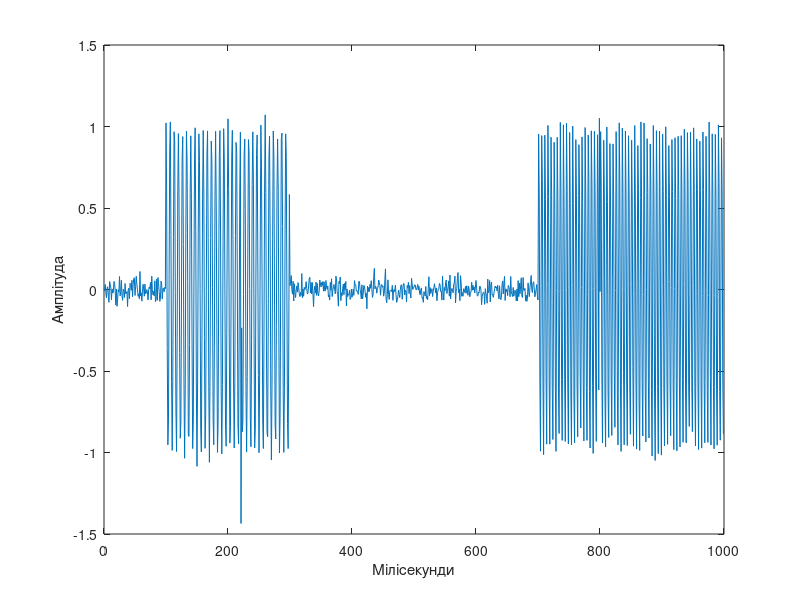
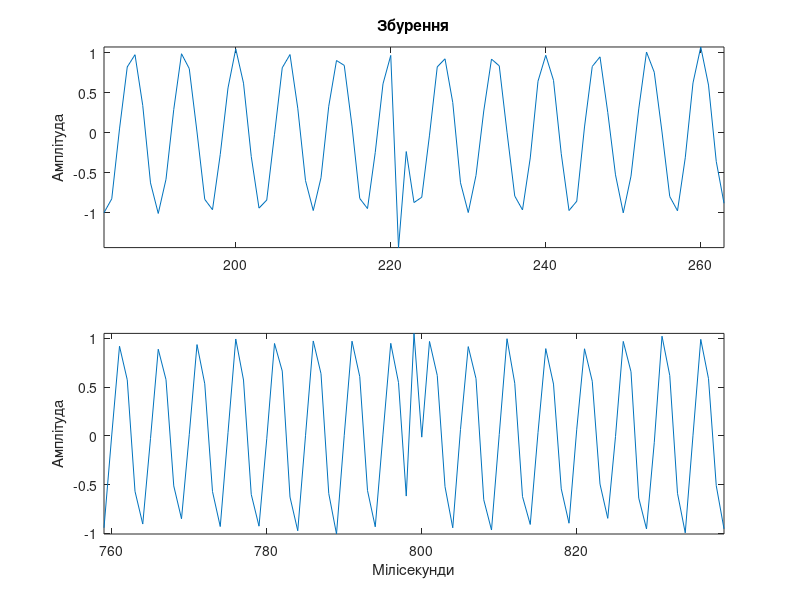

These charts were generated, in order, by the following MATLAB code: (Note: this script raises an error after producing the figures.)
% Порівняльне дослідження неперервного вейвлет-перетворення і 
% віконного (короткого) Фур'є-перетворення 

dt=0.001;  t=0:dt:1-dt;  % Вектор часових відліків
% Сигнал для дослідження
x = cos(2*pi*150*t).*(t>=0.1 & t<0.3)+sin(2*pi*200*t).*(t>0.7);
x = x + 0.04*randn(size(t));  % Додавання шуму
x([222 800]) = x([222 800 ])+[-2 2];  % Додавання збурення

 figure;  plot(t.*1000,x);  % Графік сигналу
xlabel('Мілісекунди'); ylabel('Амплітуда');
figure;  % Графіки фрагментів сигналу зі збуренням
subplot(2,1,1); plot(t(184:264).*1000, x(184:264));
ylabel('Амплітуда'); title('Збурення'); axis tight;
subplot(2,1,2); plot(t(760:840).*1000, x(760:840));
ylabel('Амплітуда'); xlabel('Мілісекунди'); axis tight;

figure;  % Вейвлет-перетворення CWT і його графічне зображення
scales = helperCWTTimeFreqVector(1, 500, 6/(2*pi), 0.001, 32);
cwty = cwtft({x,dt},'wavelet','morl','scales',scales,'padmode','symw');
helperCWTTimeFreqPlot(cwty.cfs,t.*1e3,cwty.frequencies,...
    'contour','Вейвлет-розклад Морле','Мілісекунди','Гц');

figure;  % Віконне Фур'є-перетворення SFT і його графічне зображення
[S,F,T] = spectrogram(x, 75, 40, 128, 1000);
surf(T.*1000, F, 20*log10(abs(S)), 'edgecolor', 'none');  view(0,90);
axis tight;  shading interp;  colorbar;
xlabel('Мілісекунди'), ylabel('Гц'); title('Віконне Фур’є-перетворення')
